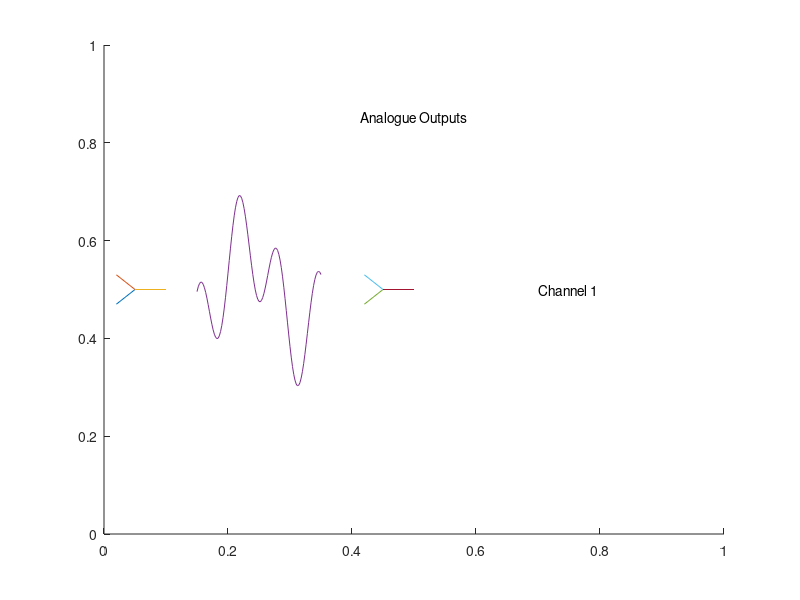

The MATLAB script that drew this image:
% ==========================================
% DAQ_Write_icon.m


% ==========================================
% Set up plot;
gca; cla;
axis([0 1 0 1]);
hold on;
set(gcf, 'position', [50 50 200 90]);


channel = 1;

% ==========================================
% Begin:
text(0.5, 0.85, 'Analogue Outputs', 'HorizontalAlignment', 'center', 'VerticalAlignment', 'middle');

plot([0.02 0.05 0.05; 0.05 0.02 0.1], [0.47 0.5 0.5; 0.5 0.53 0.5]);

plot([0.15:0.002:0.35], 0.1.*(-sin(70.*[0.2:0.001:0.3]+0.5)+sin(200.*[0.2:0.001:0.3]-1.2))+0.5);

plot([0.42 0.45 0.45; 0.45 0.42 0.5], [0.47 0.5 0.5; 0.5 0.53 0.5]);

text(0.75, 0.5, ['Channel ', num2str(channel)], 'HorizontalAlignment', 'center', 'VerticalAlignment', 'middle');


% ==========================================
% End of file